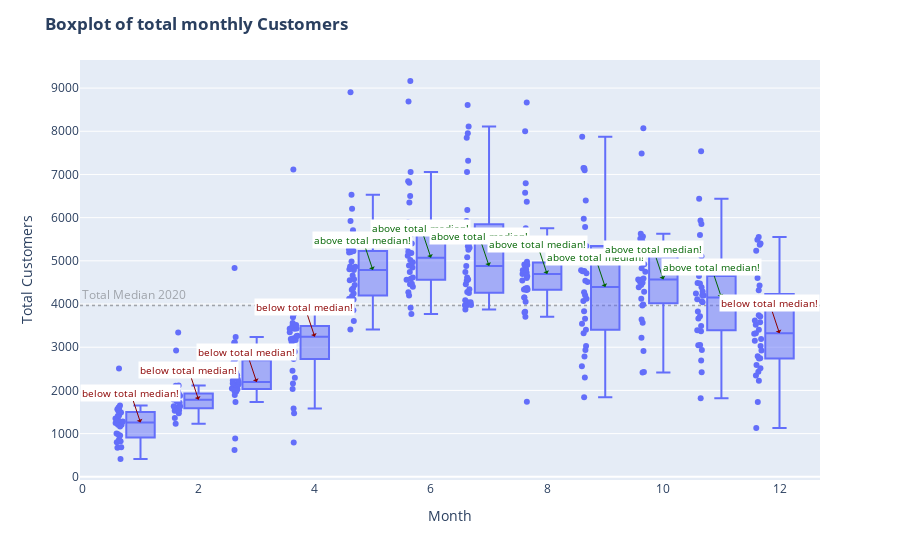

The cell this chart's notebook holds for it:
### Code cell
fig= px.box(
 x= df_box_2020.month,
 y=df_box_2020.registered_customer,
 points= "all",
 labels= dict(x= "Month", y= "Total Customers"),
 color_discrete_map= dict(df_box_2020 = "rot")
)

fig.add_hline(
 y= df_box_2020.registered_customer.median(),
 opacity = 0.3,
 line_dash= "dot",
 line_color= "black",
 layer= "below",
 annotation_text= "Total Median 2020",
 annotation_position= "top left",
 annotation_font_color= "black",
)

fig.update_annotations(opacity= 0.3)

for month in df_box_2020.month.unique():
  prefix= "same as"
  color= "grey"
  if df_box_2020.registered_customer.median() < df_box_2020[df_box_2020.month == month].registered_customer.median():
   prefix= "above"
   color= "darkgreen"
  elif df_box_2020.registered_customer.median() > df_box_2020[df_box_2020.month == month].registered_customer.median():
   prefix= "below"
   color= "darkred"

  fig.add_annotation(
    text=f"{prefix} total median!", x=month, y= df_box_2020[df_box_2020.month == month].registered_customer.median(),
        arrowhead=1, showarrow=True, arrowcolor=color,        
        bgcolor='white',
        font=dict(size=10, color=color)
  )
  






fig.update_layout(title= dict(text= "<b>Boxplot of total monthly Customers</b>"))
fig.show()

### Figure 1 — Plotly figure (JSON) as saved in the notebook; plotly's stock layout.template omitted (floating-point values rounded to 4 significant figures; data arrays with more than 128 entries replaced by an {"elided": "..."} marker saying what was removed)
{"data": [{"alignmentgroup": "True", "boxpoints": "all", "hovertemplate": "Month=%{x}<br>Total Customers=%{y}<extra></extra>", "legendgroup": "", "marker": {"color": "#636efa"}, "name": "", "notched": false, "offsetgroup": "", "orientation": "v", "showlegend": false, "type": "box", "x": {"elided": "363 int values"}, "x0": " ", "xaxis": "x", "y": {"elided": "363 int values"}, "y0": " ", "yaxis": "y"}], "layout": {"annotations": [{"font": {"color": "black"}, "opacity": 0.3, "showarrow": false, "text": "Total Median 2020", "x": 0, "xanchor": "left", "xref": "x domain", "y": 3973, "yanchor": "bottom", "yref": "y"}, {"arrowcolor": "darkred", "arrowhead": 1, "bgcolor": "white", "font": {"color": "darkred", "size": 10}, "showarrow": true, "text": "below total median!", "x": 1, "y": 1256.0}, {"arrowcolor": "darkred", "arrowhead": 1, "bgcolor": "white", "font": {"color": "darkred", "size": 10}, "showarrow": true, "text": "below total median!", "x": 2, "y": 1781}, {"arrowcolor": "darkred", "arrowhead": 1, "bgcolor": "white", "font": {"color": "darkred", "size": 10}, "showarrow": true, "text": "below total median!", "x": 3, "y": 2192}, {"arrowcolor": "darkred", "arrowhead": 1, "bgcolor": "white", "font": {"color": "darkred", "size": 10}, "showarrow": true, "text": "below total median!", "x": 4, "y": 3240}, {"arrowcolor": "darkgreen", "arrowhead": 1, "bgcolor": "white", "font": {"color": "darkgreen", "size": 10}, "showarrow": true, "text": "above total median!", "x": 5, "y": 4787}, {"arrowcolor": "darkgreen", "arrowhead": 1, "bgcolor": "white", "font": {"color": "darkgreen", "size": 10}, "showarrow": true, "text": "above total median!", "x": 6, "y": 5070.0}, {"arrowcolor": "darkgreen", "arrowhead": 1, "bgcolor": "white", "font": {"color": "darkgreen", "size": 10}, "showarrow": true, "text": "above total median!", "x": 7, "y": 4881}, {"arrowcolor": "darkgreen", "arrowhead": 1, "bgcolor": "white", "font": {"color": "darkgreen", "size": 10}, "showarrow": true, "text": "above total median!", "x": 8, "y": 4694}, {"arrowcolor": "darkgreen", "arrowhead": 1, "bgcolor": "white", "font": {"color": "darkgreen", "size": 10}, "showarrow": true, "text": "above total median!", "x": 9, "y": 4392.0}, {"arrowcolor": "darkgreen", "arrowhead": 1, "bgcolor": "white", "font": {"color": "darkgreen", "size": 10}, "showarrow": true, "text": "above total median!", "x": 10, "y": 4570}, {"arrowcolor": "darkgreen", "arrowhead": 1, "bgcolor": "white", "font": {"color": "darkgreen", "size": 10}, "showarrow": true, "text": "above total median!", "x": 11, "y": 4152}, {"arrowcolor": "darkred", "arrowhead": 1, "bgcolor": "white", "font": {"color": "darkred", "size": 10}, "showarrow": true, "text": "below total median!", "x": 12, "y": 3322}], "boxmode": "group", "legend": {"tracegroupgap": 0}, "margin": {"t": 60}, "shapes": [{"layer": "below", "line": {"color": "black", "dash": "dot"}, "opacity": 0.3, "type": "line", "x0": 0, "x1": 1, "xref": "x domain", "y0": 3973, "y1": 3973, "yref": "y"}], "title": {"text": "<b>Boxplot of total monthly Customers</b>"}, "xaxis": {"anchor": "y", "domain": [0, 1], "title": {"text": "Month"}}, "yaxis": {"anchor": "x", "domain": [0, 1], "title": {"text": "Total Customers"}}}}
